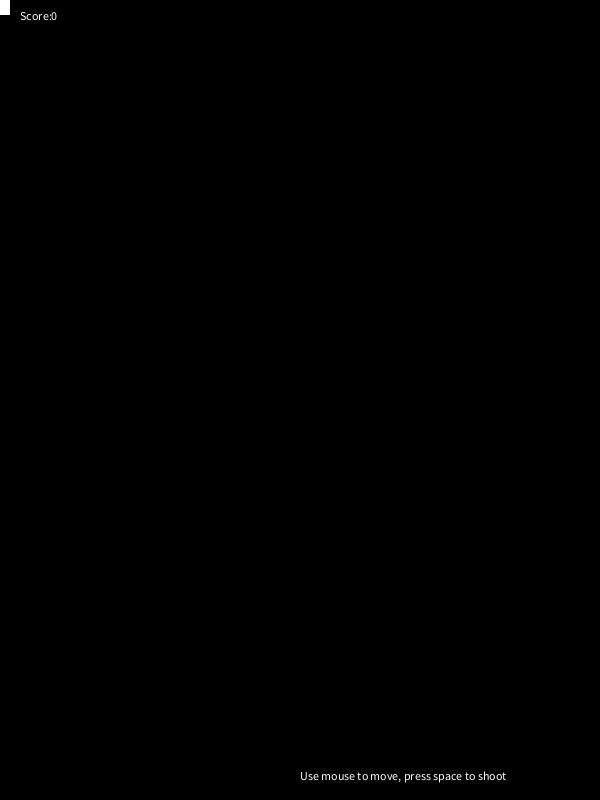
Frame 1 (no input)
Frame 60 (the mouse pressed at the canvas centre just before this capture): identical to frame 1, image omitted
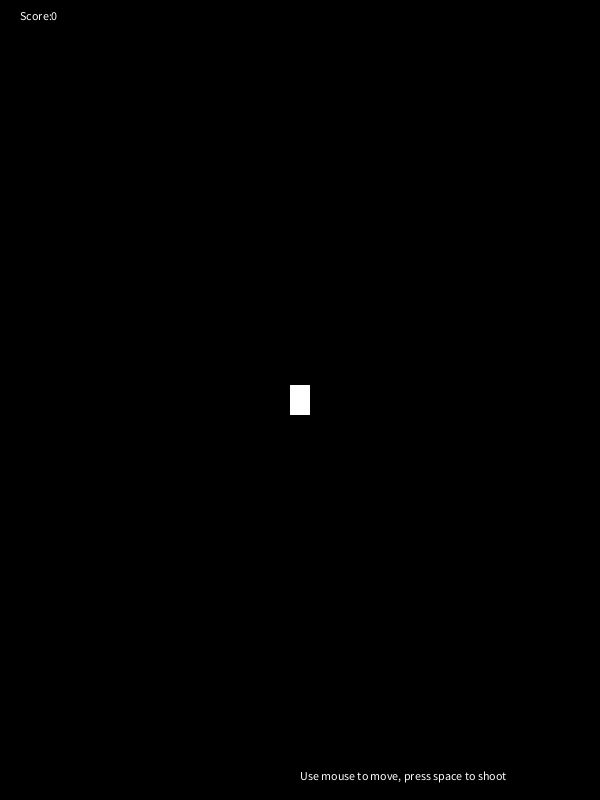
Frame 120 (the mouse held since frame 60 and released just before this capture)

The Processing sketch that drew these frames (run headless with seeded random() and noise(); from frame 60 on, the mouse is pressed at the canvas centre):

// Processing sketch: Shooter
// ── Shooter.pde
PVector pos;
ArrayList<PVector> projectiles;
ArrayList<PVector> enemys;
int score = 0;

int r = 100;
int pr = 5; //projectileradius
int ew = 30; //enemywidth
int eh = 40; //enemyheight
int pw = 20;
int ph = 30;
int scene = 1;
//1: Fight
//2: Game Over, explode

int ps = 12; //projectile speed
int es = 2; //enemy speed

void setup() {
  size(600, 800);
  fill(255);
  noStroke();
  rectMode(CENTER);
  pos = new PVector(width/2, height/2);
  projectiles = new ArrayList<PVector>();
  enemys = new ArrayList<PVector>();
  frameRate(60);
}


void draw() {
  if (scene == 1) {
  //##########################################################//
    pos.set(mouseX, mouseY);
 
    //Add new enemys
    if (int(random(r)) == 0) {
      enemys.add(new PVector(random(width), -40));
    }

     
    background(0);
    rect(pos.x, pos.y, 20, 30);
    text("Score:"+score,20,20);
  
    for (PVector e : enemys) {
      e.y+=es; //move
      rect(e.x, e.y, ew, eh); //show
    }
    
    //move and show projectiles
    for (PVector p : projectiles) {
      p.y-=ps;
      ellipse(p.x, p.y, pr*2, pr*2);
    }
  
    for (int j = enemys.size() -1; j>=0; j--) {
        PVector e = enemys.get(j);
  
        if (pos.x + pw/2 > e.x - eh/2 && pos.y + ph/2 > e.y - eh/2 && pos.x - pw/2 < e.x + ew/2 && pos.y - ph/2 < e.y + eh/2) {
          enemys.remove(j);
          r-=3;
          score +=1;
        }
      }
  
    for (int i = projectiles.size() - 1; i >= 0; i--) {
      PVector p = projectiles.get(i);
      if (p.y<0) {
        projectiles.remove(i);
      }
  
      for (int j = enemys.size() -1; j>=0; j--) {
        PVector e = enemys.get(j);
  
        if (p.x + pr > e.x - eh/2 && p.y + pr > e.y - eh/2 && p.x - pr < e.x + ew/2 && p.y - pr < e.y + eh/2) {
          projectiles.remove(i);
          enemys.remove(j);
          if(r>20) {r-=1;}
          score +=1;
          continue;
        }
      }
    }
    
    text("Use mouse to move, press space to shoot",width/2,height-20);
  //##########################################################//
  } else if (scene == 2) {
  //##########################################################//
    if (int(random(r)) == 0) {
      enemys.add(new PVector(random(width), -40));
    }
  
    for (PVector p : projectiles) {
      p.y-=12;
      ellipse(p.x, p.y, pr*2, pr*2);
    }
  
    background(0);
    text("Score:"+score,20,20);
    rect(pos.x, pos.y, 20, 30);
   
   
    for (PVector e : enemys) {
      e.y+=2;
      rect(e.x, e.y, ew, eh);
    }
  
    for (int j = enemys.size() -1; j>=0; j--) {
        PVector e = enemys.get(j);
  
        if (pos.x + pw/2 > e.x - eh/2 && pos.y + ph/2 > e.y - eh/2 && pos.x - pw/2 < e.x + ew/2 && pos.y - ph/2 < e.y + eh/2) {
          enemys.remove(j);
          r-=3;
          score += 1;
        }
      }
  
    for (int i = projectiles.size() - 1; i >= 0; i--) {
      PVector p = projectiles.get(i);
      if (p.y<0) {
        projectiles.remove(i);
      }
  
      for (int j = enemys.size() -1; j>=0; j--) {
        PVector e = enemys.get(j);
  
        if (p.x + pr > e.x - eh/2 && p.y + pr > e.y - eh/2 && p.x - pr < e.x + ew/2 && p.y - pr < e.y + eh/2) {
          projectiles.remove(i);
          enemys.remove(j);
          continue;
        }
      }
    }
  }
  //##########################################################//
}

void keyReleased() {
  if(scene ==1) {
    if (key==' ') {projectiles.add(new PVector(pos.x, pos.y));}
  }
}

// ── Enemy.pde
abstract class Enemy {
  PVector pos;
  PVector vel;
  int w, h;
  
  abstract void move();
  abstract void show();
}
